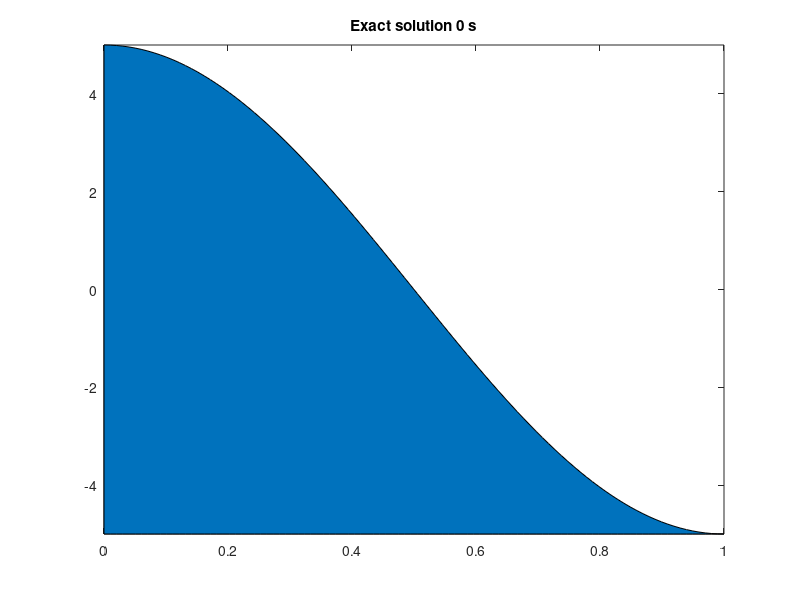

Source code (MATLAB): (Note: this script raises an error after producing the figure.)
clear all;close all;clc;
L=1; % meter
Nx=100; %number of grid point 
x=linspace(0,L,Nx); %x grid
dx=L/(Nx-1); %x grid resolution, 1 cm 
K=1.e-2; %thermal diffuction coefficient , m^2/s
A=5;  %initial temp. amp. C degree.
dt=0.5*dx^2/K; % time step required by the CFD stability condition:
mu= dt*K/dx^2 ;%<=0.5
lambda=pi/L;  %initial wave number 
nT= 10000; %total number of iteration
%%Exact solution
figure;%
drawnow;
pic_num=1;
for it=0:200:nT
    T_exact = A*exp(-K*lambda^2*it*dt)*cos(lambda*x);
    area(x,T_exact, -A);
    title(['Exact solution ',num2str(it*dt),' s']);
    xlim([0 L]);
    ylim([-A A]);
    pause(0.1)
    % Capture the plot as an image
    frame = getframe(gcf);
    im = frame2im(frame);
    [imind,cm] = rgb2ind(im,256);
    % Write to the GIF File
    if pic_num==1
        imwrite(imind,cm,'assignment1_1d_diff_FTCS_Exact solution.gif','gif', 'Loopcount',inf);
    else
        imwrite(imind,cm,'assignment1_1d_diff_FTCS_Exact solution.gif','gif','WriteMode','append');
    end
    pic_num=pic_num+1;
end

%----------------------------------------------------------------------------------------------------------------
%numerical solution   
T0=A*cos(1*x/L*pi); %%initial condition
T1=zeros(size(T0)); 
xi=2:Nx-1;

figure; %numerical solution by FTCS scheme:Euler forward in time central in space:
drawnow;
set(gca,'xlim',[0 L],'ylim',[0 A])
count=0;
while count<nT
    count=count+1;
    T1(xi)=(1-2*mu)*T0(xi)+ mu*(  T0(xi+1)+T0(xi-1)  );%FTCS
    T1(1)=T1(2);%boundary condition：dT/dx(x=0,x=L)=0
    T1(end)=T1(end-1);%boundary condition
    T0=T1; 
    if mod(count,200)==0
        area(x,T1,-A);
        xlim([0 L]);
        ylim([-A A]);
        title(['Numerical solution ',num2str(count*dt),' s']);
        xlabel('x')
        ylabel('T')
        pause(0.1);
        % Capture the plot as an image
        frame = getframe(gcf);
        im = frame2im(frame);
        [imind,cm] = rgb2ind(im,256);
        % Write to the GIF File
        if count == 200
            imwrite(imind,cm,'assignment1_1d_diff_FTCS_Numerical solution.gif','gif', 'Loopcount',inf);
        else
            imwrite(imind,cm,'assignment1_1d_diff_FTCS_Numerical solution.gif','gif','WriteMode','append');
        end
    end 
end
